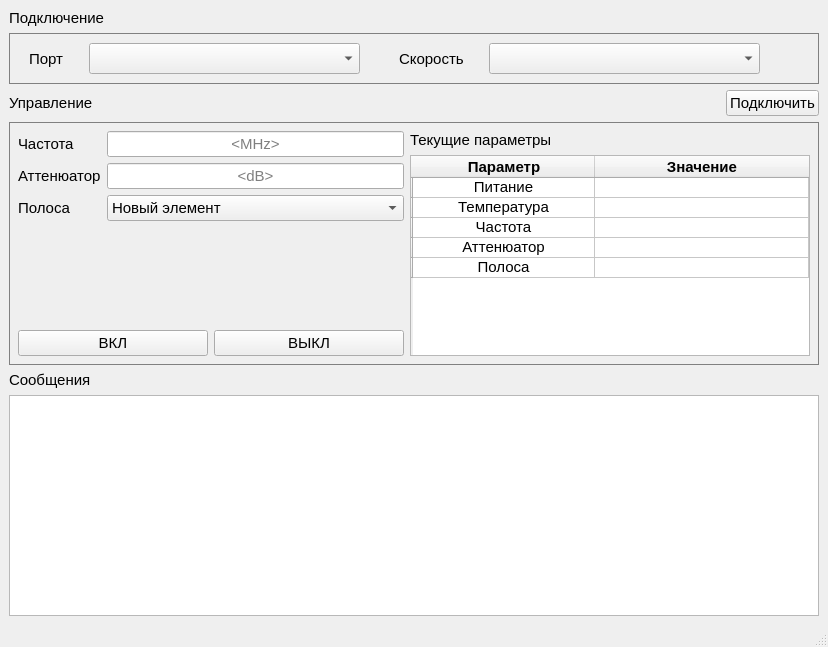
<?xml version="1.0" encoding="UTF-8"?>
<ui version="4.0">
 <class>MainWindow</class>
 <widget class="QMainWindow" name="MainWindow">
  <property name="geometry">
   <rect>
    <x>0</x>
    <y>0</y>
    <width>828</width>
    <height>647</height>
   </rect>
  </property>
  <property name="windowTitle">
   <string>MainWindow</string>
  </property>
  <widget class="QWidget" name="centralwidget">
   <layout class="QGridLayout" name="gridLayout_2">
    <item row="0" column="0">
     <widget class="QLabel" name="label_3">
      <property name="font">
       <font>
        <pointsize>11</pointsize>
       </font>
      </property>
      <property name="styleSheet">
       <string notr="true">border: 0px solid gray;</string>
      </property>
      <property name="text">
       <string>Подключение</string>
      </property>
     </widget>
    </item>
    <item row="3" column="0" colspan="2">
     <widget class="QWidget" name="widget_2" native="true">
      <property name="enabled">
       <bool>true</bool>
      </property>
      <property name="styleSheet">
       <string notr="true">QWidget#widget_2 {
border: 1px solid gray
}</string>
      </property>
      <layout class="QGridLayout" name="gridLayout">
       <item row="6" column="0" colspan="3">
        <widget class="QPushButton" name="pushButton">
         <property name="enabled">
          <bool>true</bool>
         </property>
         <property name="minimumSize">
          <size>
           <width>190</width>
           <height>25</height>
          </size>
         </property>
         <property name="font">
          <font>
           <pointsize>11</pointsize>
          </font>
         </property>
         <property name="text">
          <string>ВКЛ</string>
         </property>
        </widget>
       </item>
       <item row="4" column="3">
        <spacer name="verticalSpacer">
         <property name="orientation">
          <enum>Qt::Vertical</enum>
         </property>
         <property name="sizeHint" stdset="0">
          <size>
           <width>20</width>
           <height>91</height>
          </size>
         </property>
        </spacer>
       </item>
       <item row="6" column="3">
        <widget class="QPushButton" name="pushButton_2">
         <property name="minimumSize">
          <size>
           <width>190</width>
           <height>25</height>
          </size>
         </property>
         <property name="font">
          <font>
           <pointsize>11</pointsize>
          </font>
         </property>
         <property name="text">
          <string>ВЫКЛ</string>
         </property>
         <property name="flat">
          <bool>false</bool>
         </property>
        </widget>
       </item>
       <item row="3" column="0">
        <widget class="QLabel" name="label_11">
         <property name="font">
          <font>
           <pointsize>11</pointsize>
          </font>
         </property>
         <property name="styleSheet">
          <string notr="true">border: 0px solid gray;</string>
         </property>
         <property name="text">
          <string>Полоса</string>
         </property>
        </widget>
       </item>
       <item row="3" column="1" colspan="3">
        <widget class="QComboBox" name="comboBox_5">
         <property name="font">
          <font>
           <pointsize>11</pointsize>
          </font>
         </property>
         <property name="sizeAdjustPolicy">
          <enum>QComboBox::AdjustToContentsOnFirstShow</enum>
         </property>
         <property name="placeholderText">
          <string/>
         </property>
         <item>
          <property name="text">
           <string>Новый элемент</string>
          </property>
         </item>
         <item>
          <property name="text">
           <string>Новый элемент</string>
          </property>
         </item>
         <item>
          <property name="text">
           <string>Новый элемент</string>
          </property>
         </item>
         <item>
          <property name="text">
           <string>Новый элемент</string>
          </property>
         </item>
         <item>
          <property name="text">
           <string>Новый элемент</string>
          </property>
         </item>
        </widget>
       </item>
       <item row="0" column="1" rowspan="2" colspan="3">
        <widget class="QLineEdit" name="lineEdit_1">
         <property name="font">
          <font>
           <pointsize>11</pointsize>
          </font>
         </property>
         <property name="focusPolicy">
          <enum>Qt::StrongFocus</enum>
         </property>
         <property name="alignment">
          <set>Qt::AlignCenter</set>
         </property>
         <property name="placeholderText">
          <string>&lt;MHz&gt;</string>
         </property>
        </widget>
       </item>
       <item row="0" column="0" rowspan="2">
        <widget class="QLabel" name="label_9">
         <property name="font">
          <font>
           <pointsize>11</pointsize>
          </font>
         </property>
         <property name="styleSheet">
          <string notr="true">border: 0px solid gray;</string>
         </property>
         <property name="text">
          <string>Частота</string>
         </property>
        </widget>
       </item>
       <item row="1" column="4" rowspan="6">
        <widget class="QTableWidget" name="tableWidget">
         <property name="font">
          <font>
           <pointsize>11</pointsize>
          </font>
         </property>
         <property name="styleSheet">
          <string notr="true"/>
         </property>
         <property name="columnCount">
          <number>2</number>
         </property>
         <attribute name="horizontalHeaderMinimumSectionSize">
          <number>49</number>
         </attribute>
         <attribute name="horizontalHeaderDefaultSectionSize">
          <number>182</number>
         </attribute>
         <attribute name="horizontalHeaderStretchLastSection">
          <bool>true</bool>
         </attribute>
         <attribute name="verticalHeaderMinimumSectionSize">
          <number>20</number>
         </attribute>
         <attribute name="verticalHeaderDefaultSectionSize">
          <number>20</number>
         </attribute>
         <row>
          <property name="text">
           <string/>
          </property>
          <property name="font">
           <font>
            <pointsize>10</pointsize>
           </font>
          </property>
          <property name="textAlignment">
           <set>AlignCenter</set>
          </property>
         </row>
         <row>
          <property name="text">
           <string/>
          </property>
          <property name="font">
           <font>
            <pointsize>10</pointsize>
           </font>
          </property>
         </row>
         <row>
          <property name="text">
           <string/>
          </property>
         </row>
         <row>
          <property name="text">
           <string/>
          </property>
         </row>
         <row>
          <property name="text">
           <string/>
          </property>
         </row>
         <column>
          <property name="text">
           <string>Параметр</string>
          </property>
          <property name="font">
           <font>
            <pointsize>11</pointsize>
            <bold>true</bold>
           </font>
          </property>
         </column>
         <column>
          <property name="text">
           <string>Значение</string>
          </property>
          <property name="font">
           <font>
            <pointsize>11</pointsize>
            <bold>true</bold>
           </font>
          </property>
         </column>
         <item row="0" column="0">
          <property name="text">
           <string>Питание</string>
          </property>
          <property name="textAlignment">
           <set>AlignCenter</set>
          </property>
         </item>
         <item row="0" column="1">
          <property name="text">
           <string/>
          </property>
          <property name="textAlignment">
           <set>AlignCenter</set>
          </property>
         </item>
         <item row="1" column="0">
          <property name="text">
           <string>Температура</string>
          </property>
          <property name="textAlignment">
           <set>AlignCenter</set>
          </property>
         </item>
         <item row="2" column="0">
          <property name="text">
           <string>Частота</string>
          </property>
          <property name="textAlignment">
           <set>AlignCenter</set>
          </property>
         </item>
         <item row="3" column="0">
          <property name="text">
           <string>Аттенюатор</string>
          </property>
          <property name="textAlignment">
           <set>AlignCenter</set>
          </property>
         </item>
         <item row="4" column="0">
          <property name="text">
           <string>Полоса</string>
          </property>
          <property name="textAlignment">
           <set>AlignCenter</set>
          </property>
         </item>
        </widget>
       </item>
       <item row="0" column="4">
        <widget class="QLabel" name="label_8">
         <property name="font">
          <font>
           <pointsize>11</pointsize>
          </font>
         </property>
         <property name="styleSheet">
          <string notr="true">border: 0px solid gray;</string>
         </property>
         <property name="text">
          <string>Текущие параметры</string>
         </property>
        </widget>
       </item>
       <item row="2" column="0">
        <widget class="QLabel" name="label_10">
         <property name="font">
          <font>
           <pointsize>11</pointsize>
          </font>
         </property>
         <property name="styleSheet">
          <string notr="true">border: 0px solid gray;</string>
         </property>
         <property name="text">
          <string>Аттенюатор</string>
         </property>
        </widget>
       </item>
       <item row="2" column="1" colspan="3">
        <widget class="QLineEdit" name="lineEdit_2">
         <property name="font">
          <font>
           <pointsize>11</pointsize>
          </font>
         </property>
         <property name="alignment">
          <set>Qt::AlignCenter</set>
         </property>
         <property name="placeholderText">
          <string>&lt;dB&gt;</string>
         </property>
        </widget>
       </item>
      </layout>
     </widget>
    </item>
    <item row="4" column="0">
     <widget class="QLabel" name="label_7">
      <property name="font">
       <font>
        <pointsize>11</pointsize>
       </font>
      </property>
      <property name="styleSheet">
       <string notr="true">border: 0px solid gray;</string>
      </property>
      <property name="text">
       <string>Сообщения</string>
      </property>
     </widget>
    </item>
    <item row="5" column="0" colspan="2">
     <widget class="QListWidget" name="listWidget"/>
    </item>
    <item row="2" column="0">
     <widget class="QLabel" name="label_4">
      <property name="font">
       <font>
        <pointsize>11</pointsize>
       </font>
      </property>
      <property name="styleSheet">
       <string notr="true">border: 0px solid gray;</string>
      </property>
      <property name="text">
       <string>Управление</string>
      </property>
     </widget>
    </item>
    <item row="1" column="0" colspan="2">
     <widget class="QWidget" name="widget" native="true">
      <property name="minimumSize">
       <size>
        <width>0</width>
        <height>51</height>
       </size>
      </property>
      <property name="styleSheet">
       <string notr="true">QWidget#widget {
border: 1px solid gray
}</string>
      </property>
      <widget class="QLabel" name="label">
       <property name="geometry">
        <rect>
         <x>20</x>
         <y>10</y>
         <width>81</width>
         <height>31</height>
        </rect>
       </property>
       <property name="font">
        <font>
         <pointsize>11</pointsize>
        </font>
       </property>
       <property name="styleSheet">
        <string notr="true">border: 0px solid gray;</string>
       </property>
       <property name="text">
        <string>Порт</string>
       </property>
      </widget>
      <widget class="QComboBox" name="comboBox">
       <property name="geometry">
        <rect>
         <x>80</x>
         <y>10</y>
         <width>271</width>
         <height>31</height>
        </rect>
       </property>
       <property name="font">
        <font>
         <pointsize>11</pointsize>
        </font>
       </property>
      </widget>
      <widget class="QLabel" name="label_2">
       <property name="geometry">
        <rect>
         <x>390</x>
         <y>10</y>
         <width>81</width>
         <height>31</height>
        </rect>
       </property>
       <property name="font">
        <font>
         <pointsize>11</pointsize>
        </font>
       </property>
       <property name="styleSheet">
        <string notr="true">border: 0px solid gray;</string>
       </property>
       <property name="text">
        <string>Скорость</string>
       </property>
      </widget>
      <widget class="QComboBox" name="comboBox_2">
       <property name="geometry">
        <rect>
         <x>480</x>
         <y>10</y>
         <width>271</width>
         <height>31</height>
        </rect>
       </property>
       <property name="font">
        <font>
         <pointsize>11</pointsize>
        </font>
       </property>
      </widget>
     </widget>
    </item>
    <item row="2" column="1">
     <widget class="QPushButton" name="pushButton_3">
      <property name="sizePolicy">
       <sizepolicy hsizetype="Fixed" vsizetype="Fixed">
        <horstretch>0</horstretch>
        <verstretch>0</verstretch>
       </sizepolicy>
      </property>
      <property name="font">
       <font>
        <pointsize>11</pointsize>
       </font>
      </property>
      <property name="text">
       <string>Подключить</string>
      </property>
     </widget>
    </item>
   </layout>
  </widget>
  <widget class="QMenuBar" name="menubar">
   <property name="geometry">
    <rect>
     <x>0</x>
     <y>0</y>
     <width>828</width>
     <height>26</height>
    </rect>
   </property>
  </widget>
  <widget class="QStatusBar" name="statusbar"/>
 </widget>
 <resources/>
 <connections/>
</ui>
